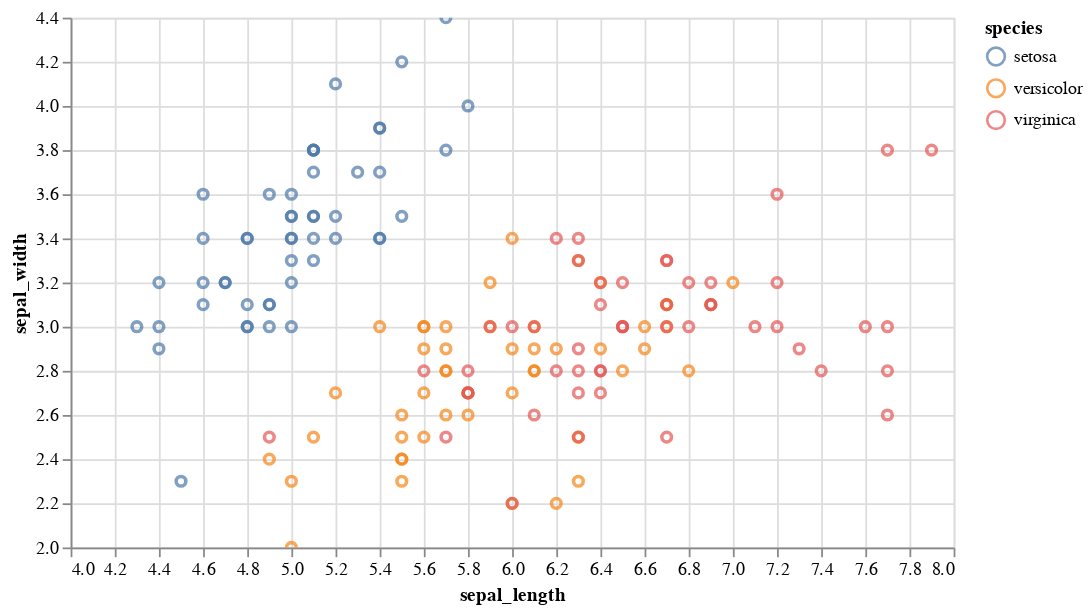

The notebook cell this image was saved under:
### Markdown cell above
### Altair (Built-in)

### Code cell
## Altair by default inside Polars
(
df.plot.point(
                x="sepal_length",
                y="sepal_width",
                color="species",
            )
            .properties(width=500)
            .configure_scale(zero=False)
)

### Figure 1 — Vega-Lite specification as saved in the notebook (floating-point values rounded to 4 significant figures; data arrays with more than 128 entries replaced by an {"elided": "..."} marker saying what was removed)
{"config": {"view": {"continuousWidth": 300, "continuousHeight": 300}, "scale": {"zero": false}}, "data": {"name": "data-3a191f69da972c40738d695fb9f41d2b"}, "mark": {"type": "point", "tooltip": true}, "encoding": {"color": {"field": "species", "type": "nominal"}, "x": {"field": "sepal_length", "type": "quantitative"}, "y": {"field": "sepal_width", "type": "quantitative"}}, "params": [{"name": "param_1", "select": {"type": "interval", "encodings": ["x", "y"]}, "bind": "scales"}], "width": 500, "$schema": "https://vega.github.io/schema/vega-lite/v5.20.1.json", "datasets": {"data-3a191f69da972c40738d695fb9f41d2b": {"elided": "150 records"}}}
